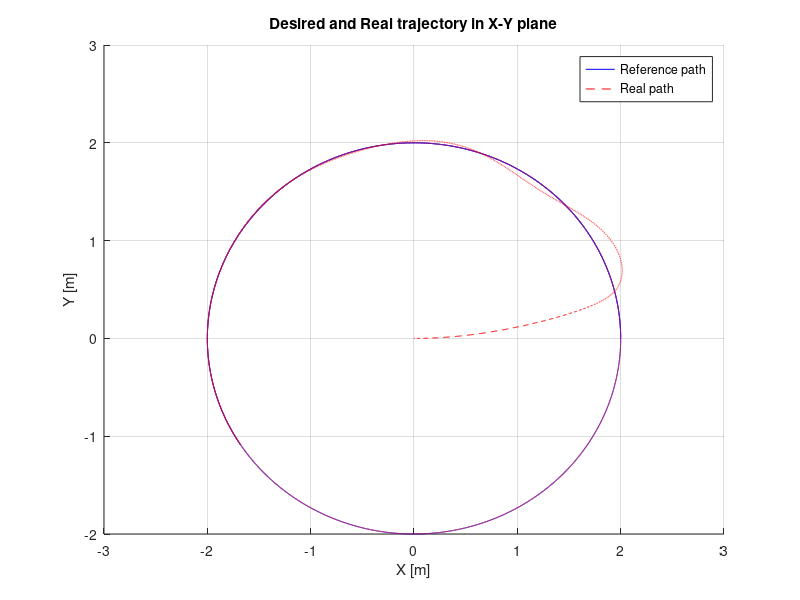
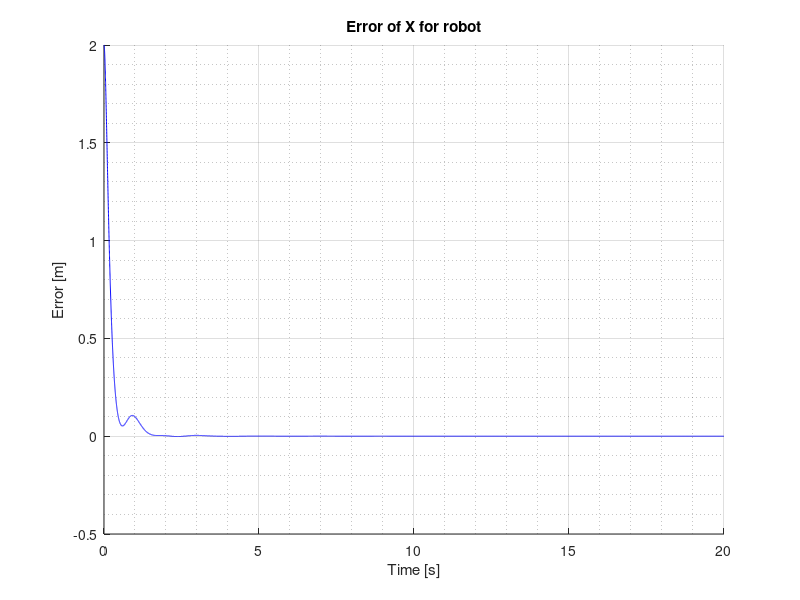
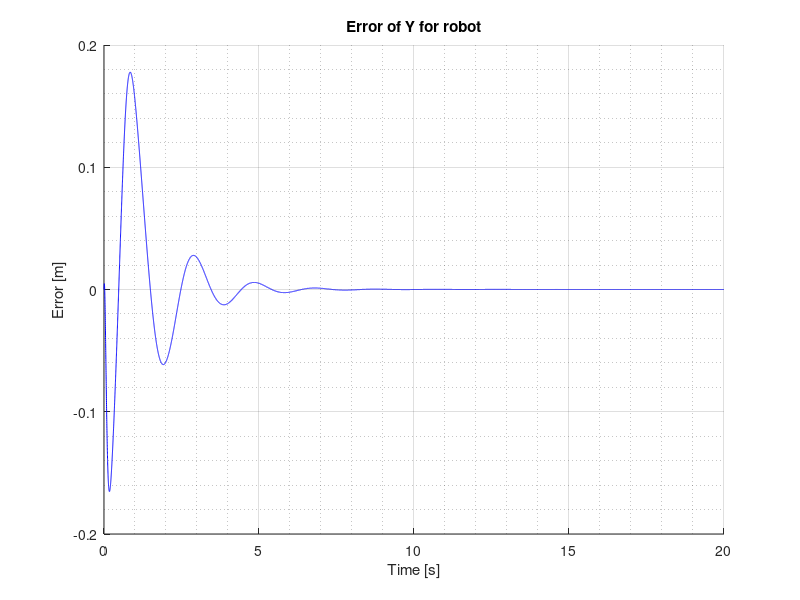
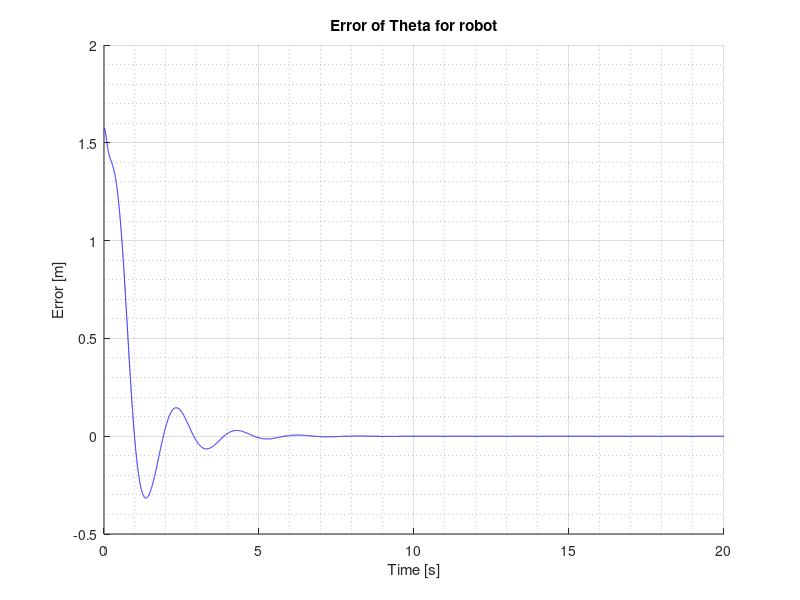

Source code (MATLAB) for these figures, in order:
close all
clear
clc
%%
%Global Variables
global r a d mc mw mt Im Ic Iw I M_bar C_bar E_bar 

%Robot Global Variables
r = 0.1;    %radius of wheels in m
a = 0.3;    %distance between center of chasi of wheels to wheels
d = 0;%0.2; %distance between of center of mass and center of chasi
mc = 3;     %mass of the robot without wheels and motors in[kg]
mw = 1;     %mass of wheel in[kg]
Im = mc*a^2;%moment of inertia of robot
Ic = 11.4180;
Iw = 0.0456;
mt = mc + 2*mw;
I = mc*d^2 + Ic + 2*mw*(d^2+a^2) + 2*Im;
%%=================================%%
%Euler-lagrange matrix
M_bar = [Iw + r^2*(mt/4 - (mt*d^2)/(4*a^2) + I/(4*a^2)), r^2*(mt/4 + (mt*d^2)/(4*a^2) - I/(4*a^2));
     r^2*(mt/4 + (mt*d^2)/(4*a^2) - I/(4*a^2)), Iw + r^2*(mt/4 - (mt*d^2)/(4*a^2) + I/(4*a^2))];
inv_M_bar = inv(M_bar);
C_bar = zeros(2);
E_bar = eye(2);
inv_E_bar = inv(E_bar);
%%=================================%%
%Functions
%transform [v w]' to q_dot
Sv = @(theta) [cos(theta) -d*sin(theta); sin(theta) d*cos(theta); 0 1]; 
 %from inertia frame to local frame
rotaion_matrix = @(theta)[cos(theta) sin(theta) 0; -sin(theta) cos(theta) 0; 0 0 1];
%map [V omega] to [phi_dotr phi_dotL]
Omega = [1/r a/r; 1/r -a/r]; 
%Constraint Matrix
S = @(theta)[(r/(2*a))*(a*cos(theta) - d*sin(theta)), (r/(2*a))*(a*cos(theta) + d*sin(theta));
    (r/(2*a))*(a*sin(theta) + d*cos(theta)), (r/(2*a))*(a*sin(theta)-d*cos(theta));
    r/(2*a), -r/(2*a);];
%%=================================%%
%% Init 
Phi = [0; 0];   %[phidot_r, phidot_L]
Phi_dot = [0; 0];   %[phi2dot_r, phi2dot_L]
q = [0; 0; 0];
q_dot = [0; 0; 0];
qe = [0 ;0; 0];
V = [0; 0];

%Vectors
q_vec = [];
q_dot_vec = [];
qr_vec = [];
qe_vec = [];
V_vec = [];
Phi_vec = [];
Vr_vec = [];
tau_vec = [];
%%=============================%%
N = 1; %number of agent

%Simulation Time
simul_time = 20;
tsteps = 0.001;
time_sim = 0:tsteps:simul_time;
%%=============================%%
%% Params
%Dynamic Controller param
Kp_dyn = 20;

%Reference
Vref = [1; 0.5];  %[vr, wr].' in (m/s)
vr = Vref(1, :);
wr = Vref(2, :);
r_path = vr/wr;

%Kinematic Control
K = [5; 10; 2]; %control parameters
%%=============================%%
%% Simulation
iteration = 1;
t = 0;
tvec = [];

while t <= simul_time
    
    %% Kinematic Desired
    %Posture Reference
    qr = [r_path*cos(wr*t); r_path*sin(wr*t); wr*t+pi/2];
    
    %Posture Error
    ex = qr(1, :) - q(1, :);
    ey = qr(2, :) - q(2, :);
    etheta = qr(3, :) - q(3, :);
    qe_temp = [ex; ey; etheta];
    qe = rotaion_matrix(q(3,:))*qe_temp;

    %Output of Kinematic Controller
    vc = vr*cos(qe(3,:)) + K(1,:)*qe(1,:);
    wc = wr + vr*K(2, :)*qe(2,:) + vr*K(3, :)*sin(qe(3,:));
    Vref = [vc; wc];

    Phi_ref = Omega*Vref;

    %% Dynamic Control 
    a_dyn = Kp_dyn*(Phi_ref - Phi);
    tau = inv_E_bar*M_bar*a_dyn;
    
    %% Dynamic
    Phi_dot = inv_M_bar*E_bar*tau;
  
    %% Integrator
    th = q(3);
    Phi = Phi + Phi_dot*tsteps;
    q_dot = S(th)*Phi;
    q = q + q_dot*tsteps;
    V = pinv(Sv(th))*q_dot;
    
    %% Vectors
    tvec = [tvec, t];
    V_vec = [V_vec , V];
    Vr_vec = [Vr_vec , Vref];
    Phi_vec = [Phi_vec , Phi];
    q_vec = [q_vec , q];
    q_dot_vec = [q_dot_vec , q_dot]; 
    qr_vec = [qr_vec, qr];
    Vr_vec = [Vr_vec, Vref];
    qe_vec = [qe_vec, qe];
    tau_vec = [tau_vec, tau];
    
    %%Upadte time and iteration
    t = t + tsteps;
    iteration = iteration + 1;

end

%% Plot
%Plot desired and real trajectory
fig1 = figure('Name','Desired and Real trajectory for robot','NumberTitle','off');
hold on
title('Desired and Real trajectory in X-Y plane');
grid on
xlabel({'X [m]'});
ylabel({'Y [m]'});
plot(qr_vec(1, :), qr_vec(2, :), 'b-');
hold on
plot(q_vec(1, :), q_vec(2, :), 'r--');
legend({'Reference path' , 'Real path'}, 'Location', 'northeast')

%Plot X error of robot
fig2 = figure('Name','Error of X position of robot','NumberTitle','off');
hold on
title('Error of X for robot');
grid on
xlabel({'Time [s]'});
ylabel({'Error [m]'});
plot(tvec, qe_vec(1, :), 'b');
grid minor

%Plot Y error of robot
fig3 = figure('Name','Error of Y position of robot','NumberTitle','off');
hold on
title('Error of Y for robot');
grid on
xlabel({'Time [s]'});
ylabel({'Error [m]'});
plot(tvec, qe_vec(2, :), 'b');
grid minor

%Plot Theta error of robot
fig4 = figure('Name','Error of Theta position of robot','NumberTitle','off');
hold on
title('Error of Theta for robot');
grid on
xlabel({'Time [s]'});
ylabel({'Error [m]'});
plot(tvec, qe_vec(3, :), 'b');
grid minor

%Plot Torque of wheels
fig5 = figure('Name','Torques of wheels','NumberTitle','off');
hold on
title('Torques of wheels');
grid on
xlabel({'Time [s]'});
ylabel({'Torque [N.m]'});
plot(tvec, tau_vec(1, :), 'b');
hold on
plot(tvec, tau_vec(2, :), 'r');
legend({'torque of rigth wheel' , 'torque of left wheel'}, 'Location', 'northeast')

